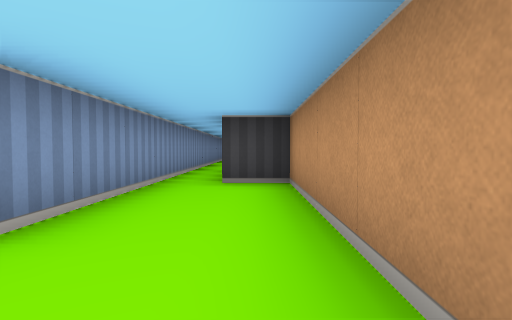
view 1 (above)

17 first-person views from a walk through a cub3D maze. The camera is about half as high as the walls, tilts 2° down and sees 80° across. The floor is counted in squares. Each view is taken from the middle of a square. On the plan, view 1 faces up. The plan holds only what a view shows up to about 9 squares ahead; the rest is blank.

view 2
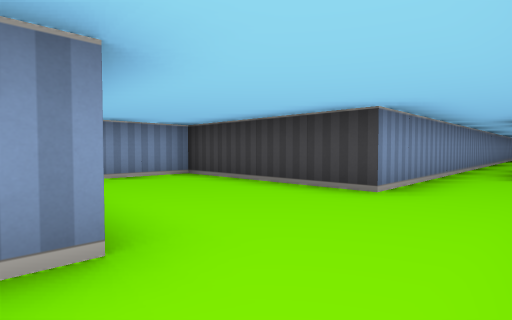

view 3
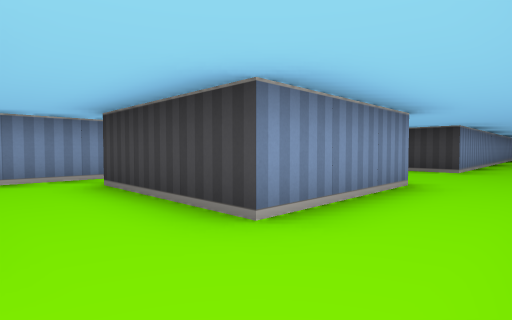

view 4
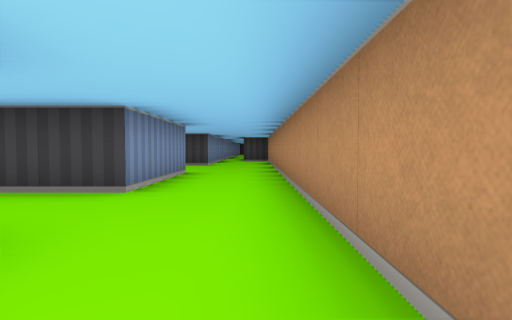

view 5
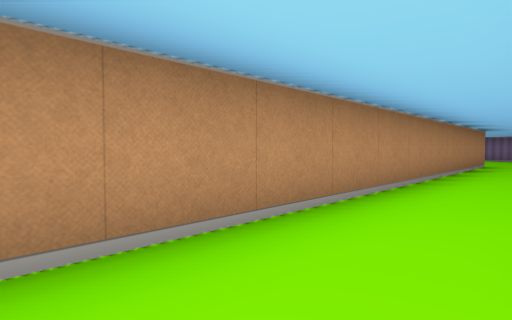

view 6
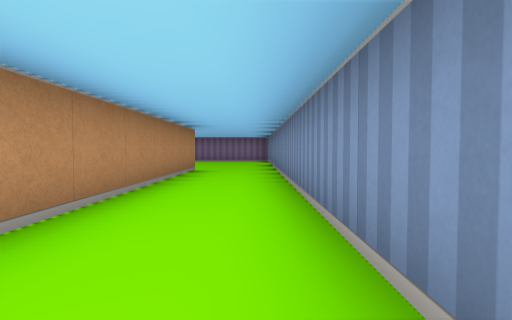

view 7
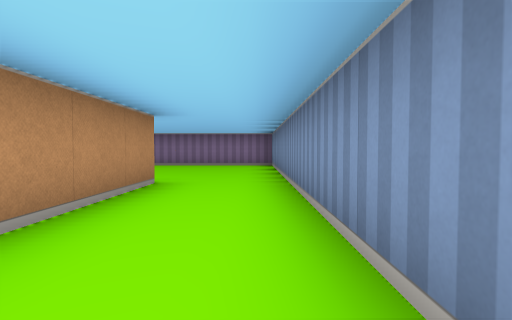

view 8
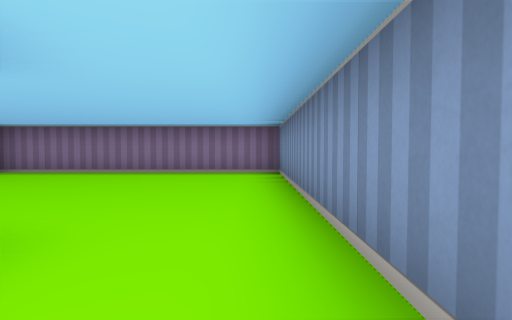

view 9
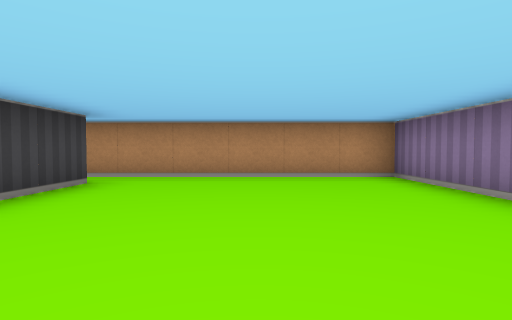

view 10
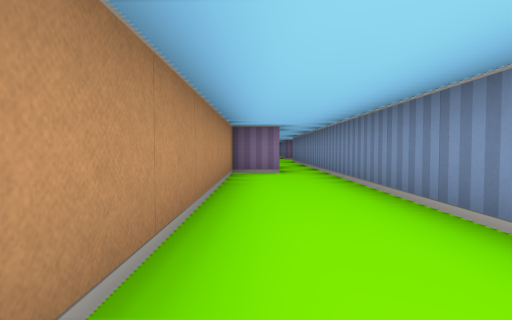

view 11
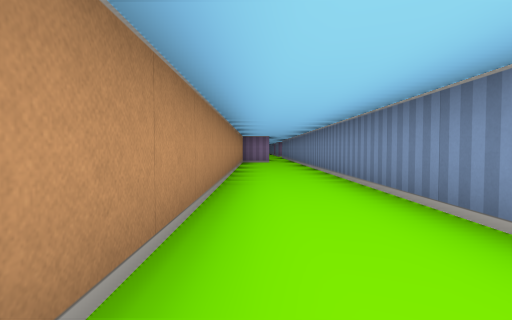

view 12
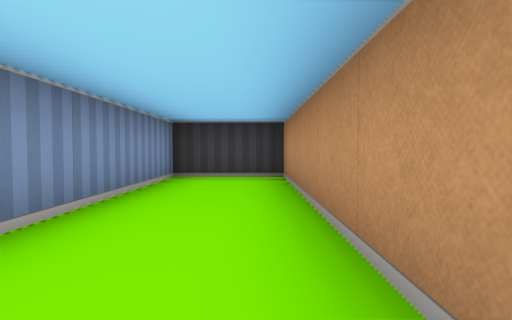

view 13
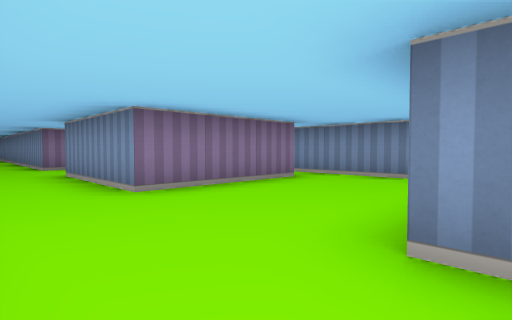

view 14
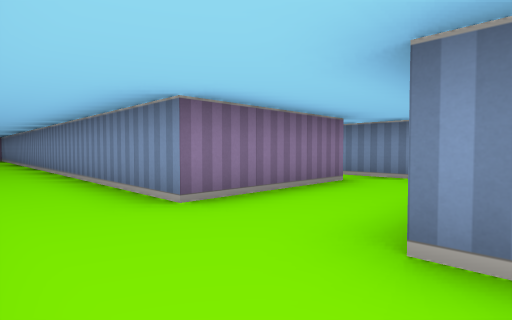

view 15
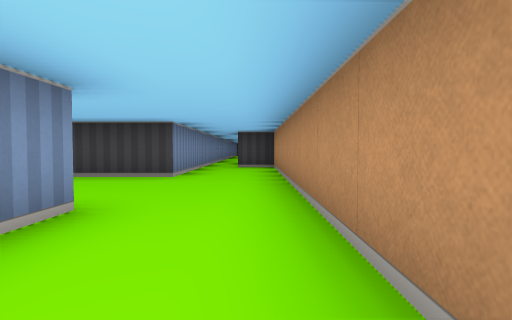

view 16
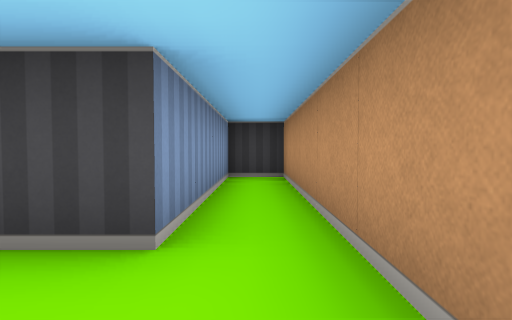

view 17
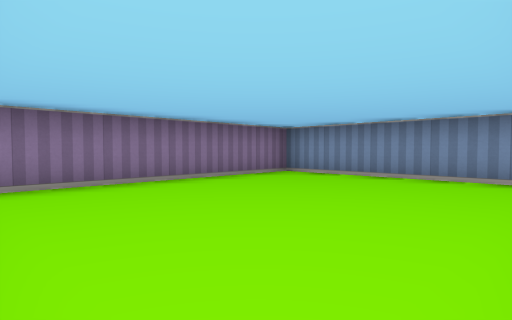

### Floor plan
Points are (right, up) in squares from view 1. A wall is a line through its corners. A room is listed if a view was taken in it or the views show most of it. See-through windows are left out.
Room 1 (views 1, 2, 3, 4, 5, 6, 7, 8, 9, 13, 14, 15, 16, 17)
walls: (-4.6, -6.5) (-1.5, -6.5) (-1.5, -20.5) (4.5, -20.5) (4.5, -11.5) (3.5, -11.5) (3.5, -15.5) (1.9, -15.5); (-5.5, -4.1) (-5.5, -7.1); (0.5, -15.5) (0.5, 4.5) (-0.5, 4.5); (-4.6, -1.5) (-1.5, -1.5) (-1.5, -4.5) (-4.5, -4.5); (-1.5, 7.5) (-1.5, 1.5) (-5.5, 1.5) (-5.5, -2.4)
ways out: opening at (-1, 8) to room 2; opening at (-5, -7)
Room 2 (views 10, 11, 12)
walls: (-0.6, 7.5) (0.5, 7.5) (0.5, 20.5) (-1.5, 20.5) (-1.5, 7.5)
ways out: opening at (-1, 8) to room 1

Where each view was taken, in squares from view 1:
view 1: 0 up, 0 right, facing up
view 2: 2 down, 0 right, facing up-left
view 3: 6 down, 0 right, facing up-left
view 4: 8 down, 0 right, facing up
view 5: 5 down, 1 left, facing down-right
view 6: 8 down, 1 left, facing down
view 7: 11 down, 1 left, facing down
view 8: 14 down, 1 left, facing down
view 9: 18 down, 1 left, facing right
view 10: 14 up, 0 right, facing down
view 11: 19 up, 0 right, facing down
view 12: 15 up, 0 right, facing up
view 13: 2 up, 0 right, facing down-left
view 14: 4 down, 0 right, facing down-left
view 15: 4 down, 0 right, facing up
view 16: 17 down, 4 right, facing up
view 17: 16 down, 4 right, facing down-left
